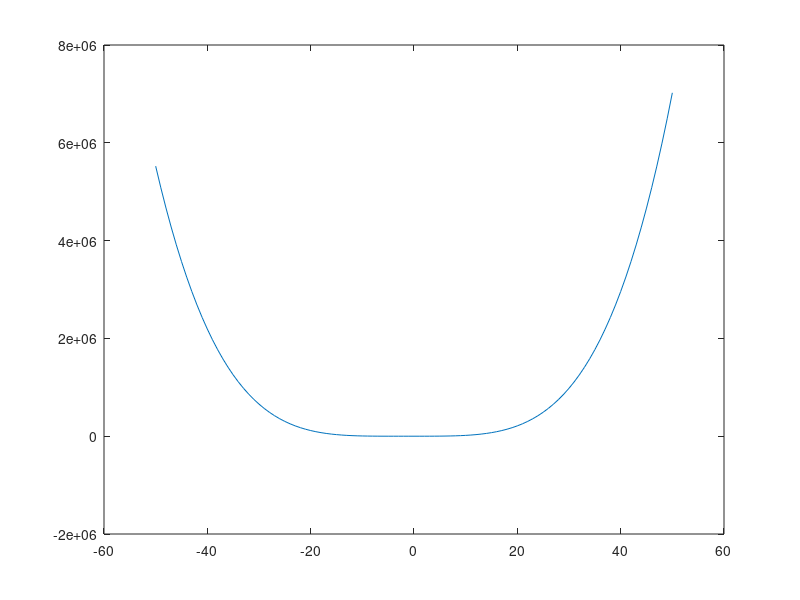

Write MATLAB code to recreate this figure.
%Octave Script
%Title          :Grafica 8
%Author         :Jose Manuel Arce Salvador
%Description    :Graficar una funcion
%Date           :202123801
%Version        :1
%notes          :Requiere aplicacion de octave, usar su linea de comandos
%

clear
% Dominio de la funcion 
x=-50:1:50;
% Rango de la funcion 
fx=((x.^4)+(6*(x.^3))+(9*x.^2)-(1))
% Funcion a plotear funcion
plot(x,fx)